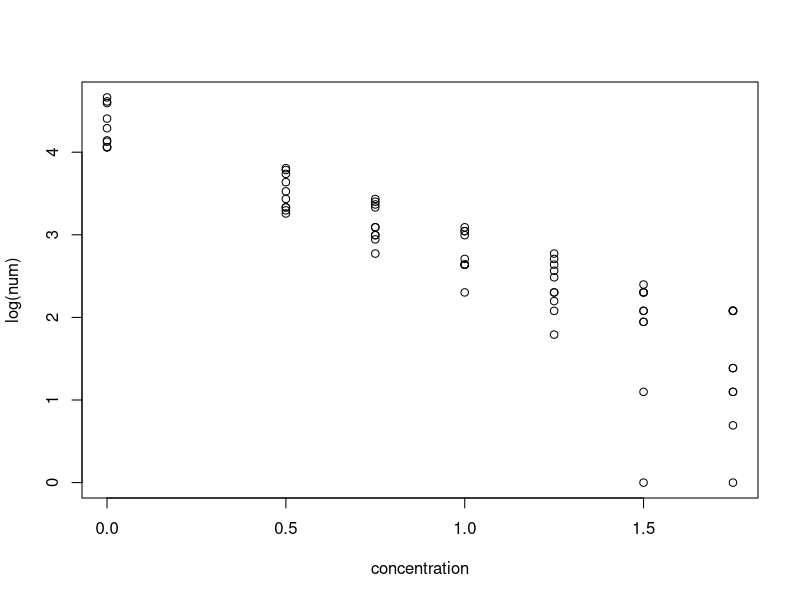
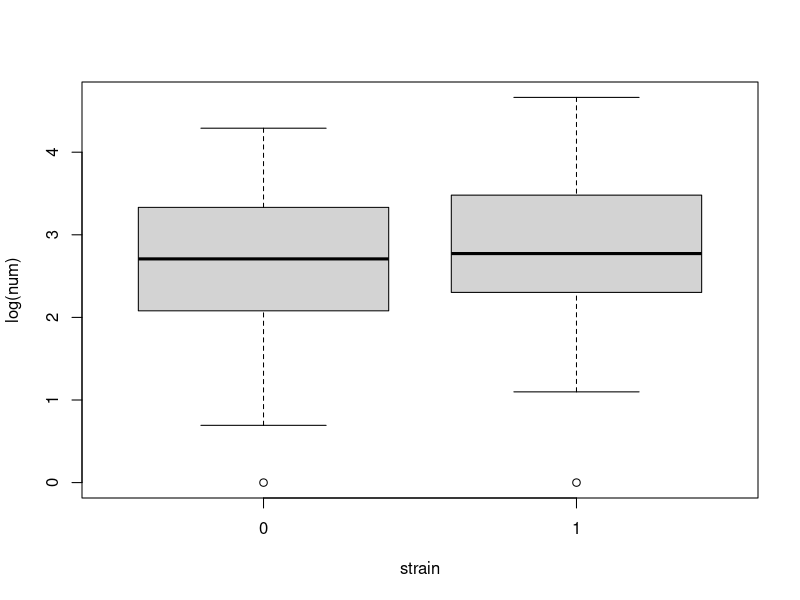
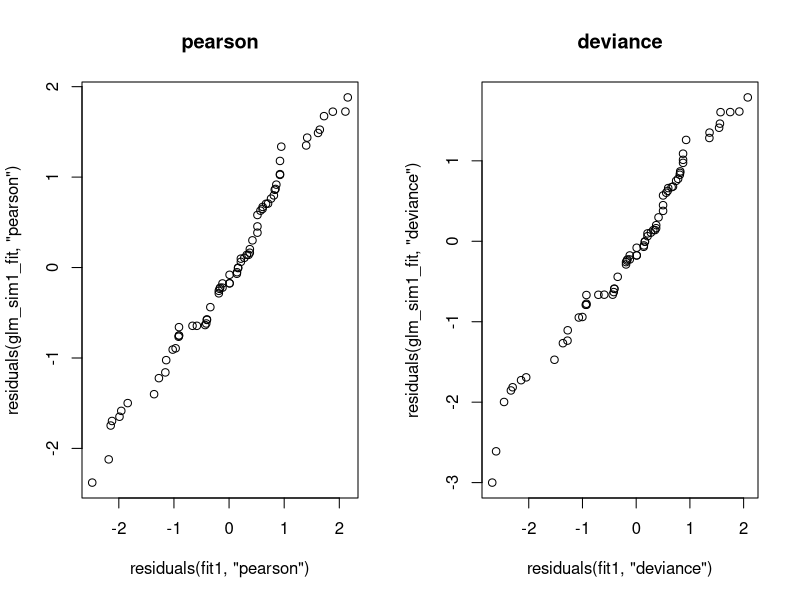
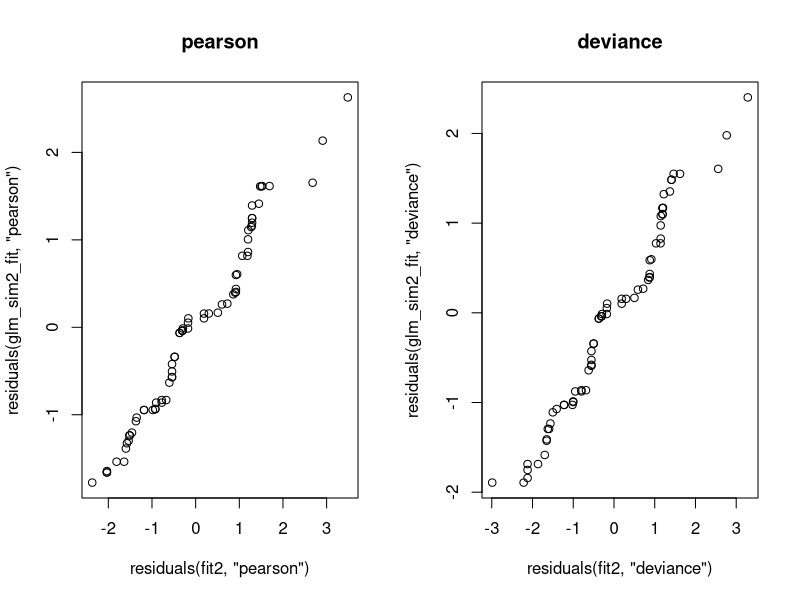
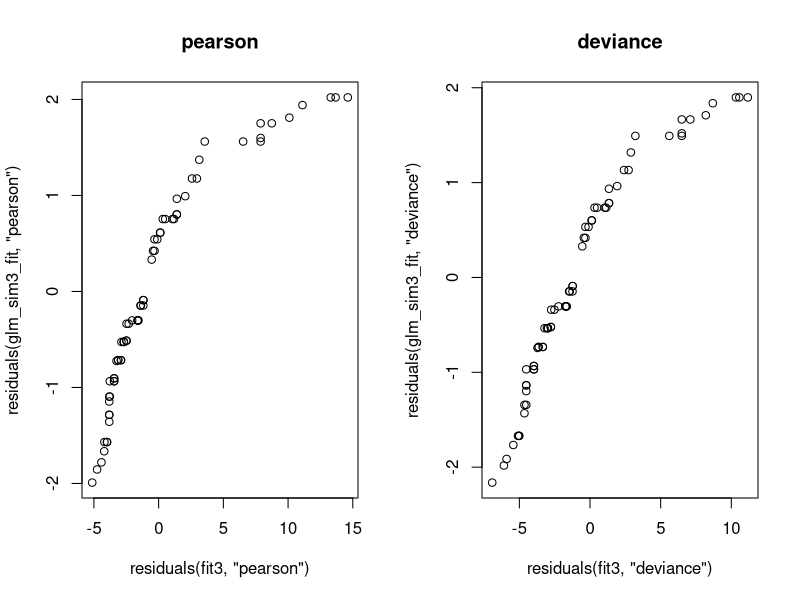
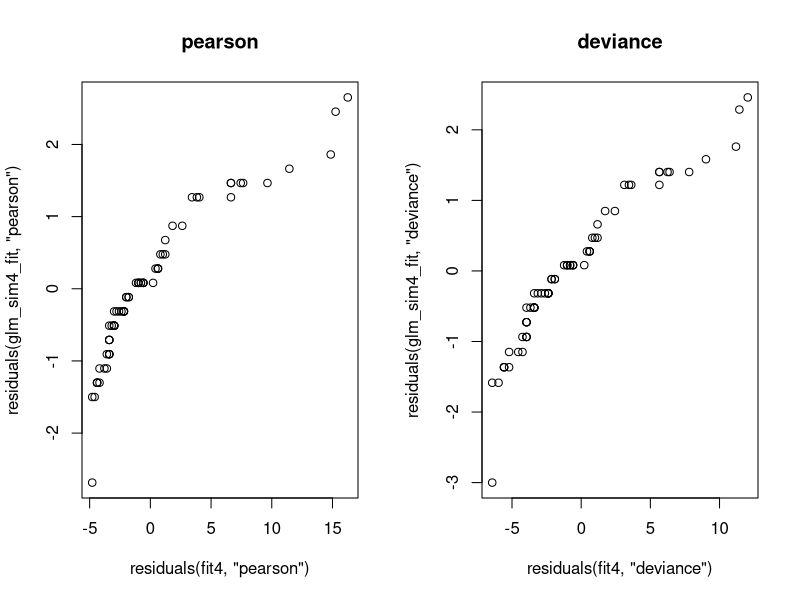
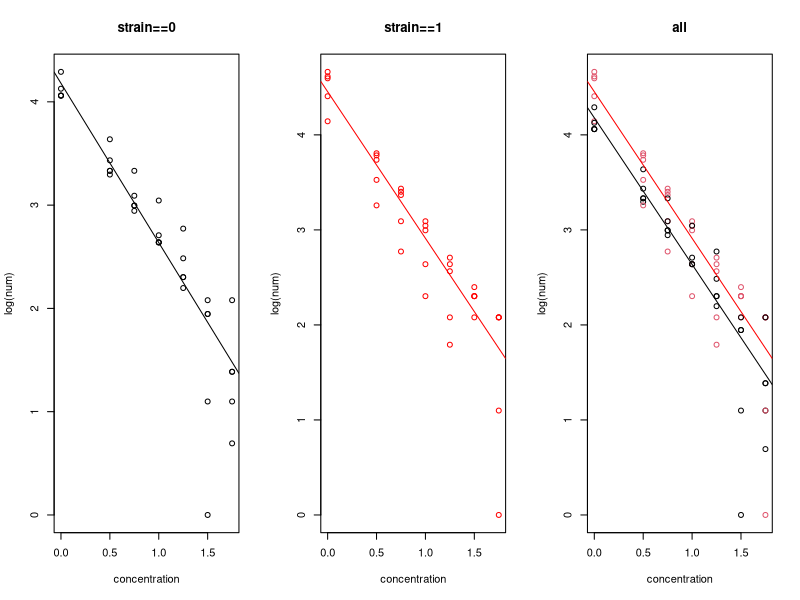

Recreate these plots in R, in order.

cerio = read.table("ceriodaphnia.txt")
colnames(cerio) <- c("num", "concentration", "strain")
head(cerio)
cerio$strain <- factor(cerio$strain)

plot(log(num) ~ concentration, data=cerio)
plot(log(num) ~ strain, data=cerio)

#residual deviance: deviance for the model having only the intercept term
#GOF: H0: smaller, H1: full (less D == good fit)

fit1 <- glm(num ~ concentration + strain, data=cerio, family="poisson")
summary(fit1)
fit1_dev = fit1$deviance
(1 - pchisq(fit1$deviance, fit1$df.residual)) #good
AIC(fit1) #415.9508
BIC(fit1) #422.6963

fit2 <- glm(num ~ concentration, data=cerio, family="poisson")
summary(fit2)
fit2_dev = fit2$deviance
(1 - pchisq(fit2$deviance, fit2$df.residual)) #bad
AIC(fit2) #446.5694
BIC(fit2) #451.0664

fit3 <- glm(num ~ strain, data=cerio, family="poisson")
summary(fit3)
fit3_dev = fit3$deviance
(1 - pchisq(fit3$deviance, fit3$df.residual)) #bad
AIC(fit3) #1654.337
BIC(fit3) #1658.834

fit4 <- glm(num ~ 1, data=cerio, family="poisson")
summary(fit4)
fit4_dev = fit4$deviance
(1 - pchisq(fit4$deviance, fit4$df.residual)) #bad
AIC(fit4) #1684.955
BIC(fit4) #1678.204

# model selection via deviance
# H0: smaller, H1: larger
# chi2 statistic = D(H0)- D(H1)
(dev21 = fit2_dev - fit1_dev)
(df21 = fit2$df.residual - fit1$df.residual)
(1 - pchisq(dev21, df21)) #near 0. reject H0. The larger one is better.

(dev31 = fit3_dev - fit1_dev)
(df31 = fit3$df.residual - fit1$df.residual)
(1 - pchisq(dev31, df31)) #0. reject H0. The larger one is better.

(dev42 = fit4_dev - fit2_dev)
(df42 = fit4$df.residual - fit2$df.residual)
(1 - pchisq(dev42, df42)) #0. reject H0. the larger one is better

(dev43 = fit4_dev - fit3_dev)
(df43 = fit4$df.residual - fit3$df.residual)
(1 - pchisq(dev43, df43)) #near 0. reject H0. the larger one is better

(dev41 = fit4_dev - fit1_dev)
(df41 = fit4$df.residual - fit1$df.residual)
(1 - pchisq(dev41, df41)) #0. reject H0. the larger one is better

#residuals
?residuals.glm
# residuals(fit1, "pearson")
# residuals(fit1, "deviance")

set.seed(20221024)

#simulate models - fit1
sim1_data = rep(0, length(cerio$num))
for(i in 1:length(cerio$num)){
    nu = 0
    if(cerio$strain[i]==0){
        nu = t(fit1$coefficients) %*% c(1, cerio$concentration[i], 0)
    } else {
        nu = t(fit1$coefficients) %*% c(1, cerio$concentration[i], 1)
    }
    mu = exp(nu)
    sim1_data[i] = rpois(1, mu)
}
glm_sim1_fit = glm(sim1_data~cerio$concentration + cerio$strain, family="poisson")
par(mfrow=c(1,2))
qqplot(residuals(fit1, "pearson"), residuals(glm_sim1_fit, "pearson"), main="pearson")
qqplot(residuals(fit1, "deviance"), residuals(glm_sim1_fit, "deviance"), main="deviance")

#simulate models - fit2
sim2_data = rep(0, length(cerio$num))
for(i in 1:length(cerio$num)){
    nu = t(fit2$coefficients) %*% c(1, cerio$concentration[i])
    mu = exp(nu)
    sim2_data[i] = rpois(1, mu)
}
glm_sim2_fit = glm(sim2_data~cerio$concentration, family="poisson")
par(mfrow=c(1,2))
qqplot(residuals(fit2, "pearson"), residuals(glm_sim2_fit, "pearson"), main="pearson")
qqplot(residuals(fit2, "deviance"), residuals(glm_sim2_fit, "deviance"), main="deviance")


#simulate models - fit3
sim3_data = rep(0, length(cerio$num))
for(i in 1:length(cerio$num)){
    nu = 0
    if(cerio$strain[i]==0){
        nu = t(fit3$coefficients) %*% c(1, 0)
    } else {
        nu = t(fit3$coefficients) %*% c(1, 1)
    }
    mu = exp(nu)
    sim3_data[i] = rpois(1, mu)
}
glm_sim3_fit = glm(sim3_data~cerio$strain, family="poisson")
par(mfrow=c(1,2))
qqplot(residuals(fit3, "pearson"), residuals(glm_sim3_fit, "pearson"), main="pearson")
qqplot(residuals(fit3, "deviance"), residuals(glm_sim3_fit, "deviance"), main="deviance")


#simulate models - fit4
sim4_data = rep(0, length(cerio$num))
for(i in 1:length(cerio$num)){
    nu = fit4$coefficients
    mu = exp(nu)
    sim4_data[i] = rpois(1, mu)
}
glm_sim4_fit = glm(sim4_data~1, family="poisson")
par(mfrow=c(1,2))
qqplot(residuals(fit4, "pearson"), residuals(glm_sim4_fit, "pearson"), main="pearson")
qqplot(residuals(fit4, "deviance"), residuals(glm_sim4_fit, "deviance"), main="deviance")


#choose fit1!
par(mfrow=c(1,3))
plot(log(num) ~ concentration, data=cerio[cerio["strain"]==0,], main="strain==0")
abline(fit1$coefficients[1], fit1$coefficients[2])
plot(log(num) ~ concentration, data=cerio[cerio["strain"]==1,], col="red", main="strain==1")
abline(fit1$coefficients[1]+fit1$coefficients[3], fit1$coefficients[2], col="red")

plot(log(num) ~ concentration, col=strain, data=cerio, main="all")
abline(fit1$coefficients[1], fit1$coefficients[2])
abline(fit1$coefficients[1]+fit1$coefficients[3], fit1$coefficients[2], col="red")
